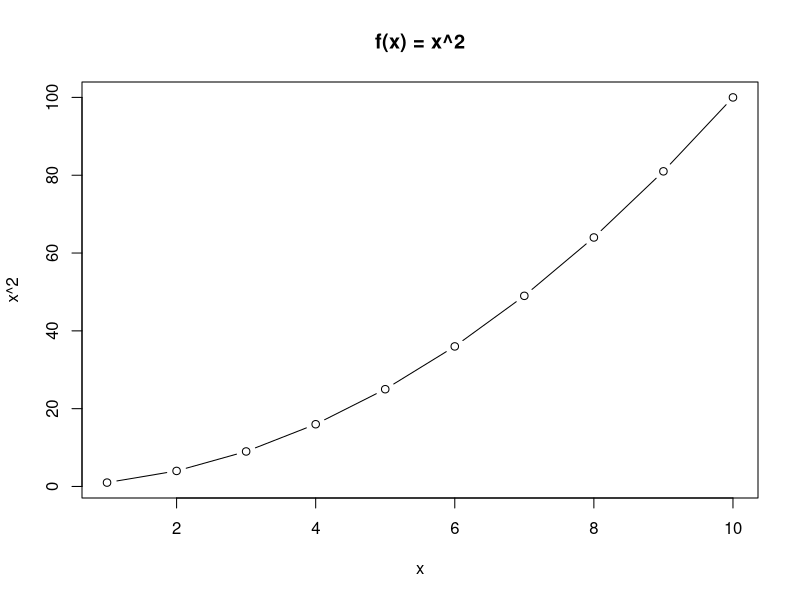
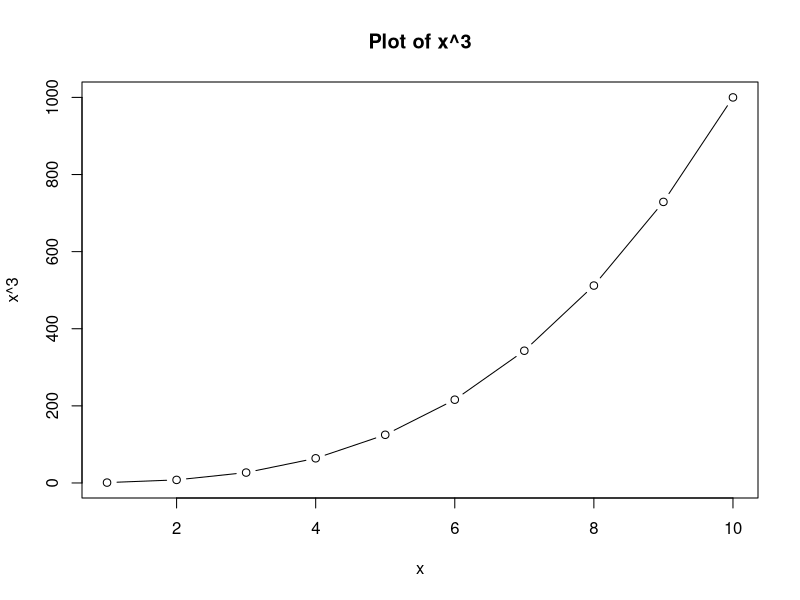

Source code (R) for these figures, in order:
# (a) Power(): 输出 2^3 并显示
Power <- function(){
  print(2^3)
}

# 演示
Power()   # 8

# (b) Power2(x,a): 输入任意 x 和 a，显示 x^a
Power2 <- function(x, a){
  print(x^a)
  invisible(x^a)
}

# 演示
Power2(3, 8)   # 6561

# (c) 用 Power2 计算 10^3, 8^17, 131^3
Power2(10, 3)
Power2(8, 17)
Power2(131, 3)

# (d) Power3(x,a): 计算 x^a 并返回 R 对象（而不是仅打印）
Power3 <- function(x, a){
  result <- x^a
  return(result)
}

# 演示
r <- Power3(3, 8)
print(r)   # 6561

# (e) 使用 Power3 绘制 f(x)=x^2 的图像，x = 1:10
x <- 1:10
y <- sapply(x, Power3, a = 2)
plot(x, y, type="b", xlab="x", ylab="x^2", main="f(x) = x^2")

# (f) PlotPower(): 绘制 x 与 x^a 的关系，a 固定，x 在指定范围
PlotPower <- function(x = 1:10, a = 3){
  y <- x^a
  plot(x, y, type="b",
       xlab = "x", ylab = paste0("x^", a),
       main = paste("Plot of x^", a, sep=""))
  invisible(data.frame(x=x, y=y))
}

# 演示
PlotPower(1:10, 3)   # x 取 1..10，a = 3